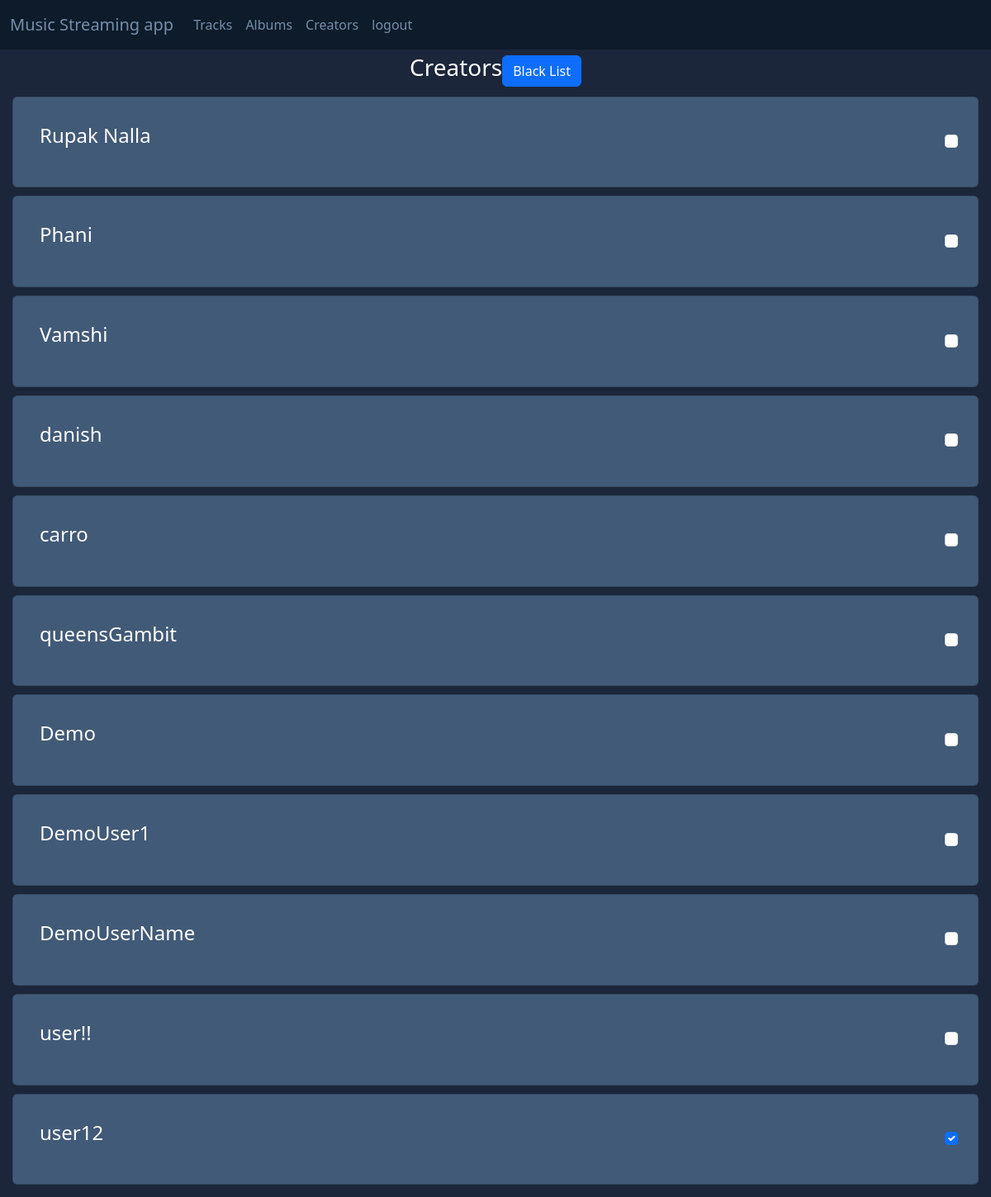
/Admin/Creators, run on the app's committed database.
### main.py (models this page shows)
class User(db.Model):
  __tablename__ = "User"
  id = db.Column(db.Integer, primary_key=True, autoincrement=True)
  UserName = db.Column(db.String(80), unique=True, nullable=False)
  email = db.Column(db.String(120), unique=True, nullable=False)
  password = db.Column(db.String(80), nullable=False)
  ProfileImg = db.Column(db.String(80))

### main.py (the view, shortened to what this page needs)
@app.route("/Admin/Creators", methods=["GET", "POST"])
def Creators():
  if (request.method == "GET"):
    with Session(engine) as session:
      creatorList = []
      user = session.query(User).all()
      cr = session.query(Creator).all()
      bcrList = []
      bcr = session.query(Creator.id).filter(Creator.blacklist == 1).all()
      for i in bcr:
        for j in i:
          bcrList.append(j)
      print(bcrList)
      print("creators", cr)
      print("blacked", bcr)
      for i in user:
        for j in cr:
          if (i.id == j.id):
            creatorList.append(i)
      print("creator list:", creatorList)
      return render_template("viewCreators.html",
                             creatorsList=creatorList,
                             bcr=bcrList)

### templates/viewCreators.html (shortened to what this page needs)
<!DOCTYPE html>
<html>
     <head>
          <link rel="stylesheet" href="/static/css/style.css">
          <link href="https://cdn.jsdelivr.net/npm/bootstrap@5.3.2/dist/css/bootstrap.min.css" rel="stylesheet">
     </head>
     <body>
          <header>
               <nav  class="navbar navbar-expand-lg bg-body-tertiary" style="padding-top:0px ;padding-bottom: 0px;">
                    <div class="container-fluid">
                         <a class="navbar-brand" href="/Admin/Dashboard" id="text">Music Streaming app</a>
                         <div class="collapse navbar-collapse" id="navbarTogglerDemo02" >
                            <ul class="navbar-nav me-auto mb-2 mb-lg-0">
                                 <li class="nav-item">
                                      <a class="nav-link active" id="text" aria-current="page" href="/Admin/Tracks">Tracks</a>
                                 </li>
                                 <li class="nav-item">
                                      <a class="nav-link active" id="text" href="/Admin/Albums">Albums</a>
                                 </li>
                                 <li class="nav-item">
                                      <a class="nav-link active" id="text" href="/Admin/Creators">Creators</a>
                                 </li>
                                 <li class="nav-item">
                                      <a class="nav-link active" id="text" href="/adminLogin">logout</a>
                                 </li>
                            </ul>
                       </div>
                    </div>
               </nav>
          </header>
          <div id="main" style="padding:5px;">
            <form action="/Admin/Creators" method="POST">
                <div style="display: flex;justify-content:center;align-items:center">
                    <h3>Creators</h3>
                    <button class="btn btn-primary" type="submit">Black List</button>
               </div>
               {%for i in range(creatorsList|length)%}
                        <div class="card" style="margin: 10px;background-color: #415A77;">
                                <div class="card-body inner-card" style="display: flex;align-items:center">
                                    <div class="card-body">
                                        <h4 style="color:white;">{{creatorsList[i].UserName}}</h4>
                                    </div>
                                    <div class="form-check" style="float: right;">
                                        {%if(creatorsList[i].id in bcr)%}
                                            <input class="form-check-input" type="checkbox" name="checkedCreators" id="flexCheckDefault" value="{{creatorsList[i].id}}" checked>
                                        {%else%}
                                            <input class="form-check-input" type="checkbox" name="checkedCreators" id="flexCheckDefault" value="{{creatorsList[i].id}}">
                                        {%endif%}
                                    </div>
                                </div>
                        </div>
                {%endfor%}
            </form>
          </div>
     </body>
</html>

### static/css/style.css (style rules this page uses)
.card { margin:10px; border-radius: 30px; background-color: #778DA9; color: #0D1B2A; }
#text { color: #778DA9; }
.container-fluid { padding-top:10px; padding-bottom:10px; }
#main { background-color: #1B263B; color: white; }
.navbar { padding-top:0px; padding-bottom: 0px; }
button { border: 0; border-radius: 10px; margin:5px; padding: auto; }
html { font-family:'Times New Roman', Times, serif ; background-color:#1B263B; }
nav { padding:0; }
header { padding:0; margin:0; }
.container-fluid { padding-bottom: 10px; padding-top: 10px; background-color:#0D1B2A; }

### templates/viewCreators.html (style rules this page uses)
.inner-card { display: inline; }

### data on the page
User: UserName "Rupak Nalla"
User: UserName "Phani"
User: UserName "Vamshi"
User: UserName "danish"
User: UserName "carro"
User: UserName "queensGambit"
User: UserName "Demo"
User: UserName "DemoUser1"
User: UserName "DemoUserName"
User: UserName "user!!"
User: UserName "user12"
